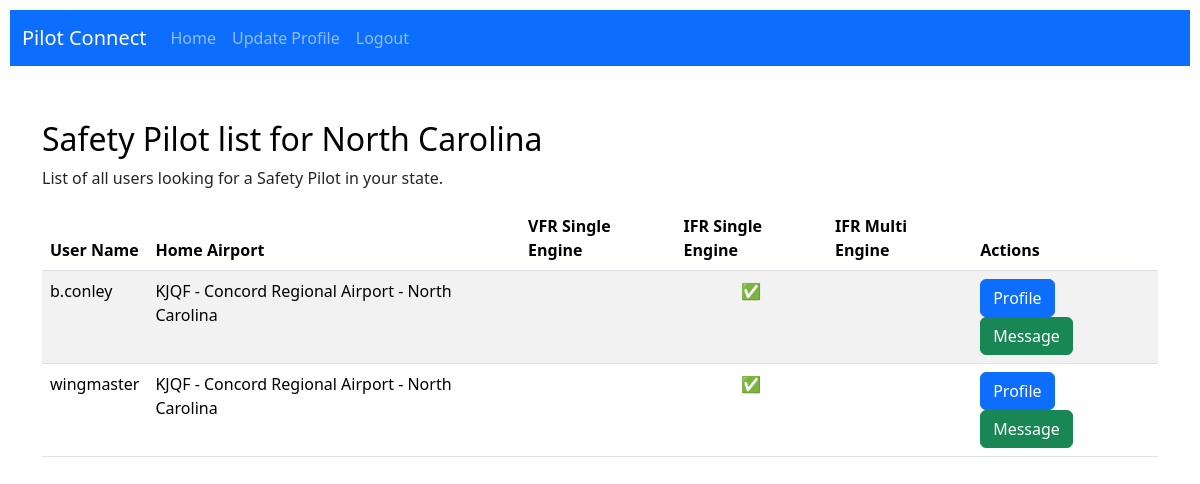
/safety_pilot_list_by_state/ (signed in), run on the app's committed database.
### connections/models.py (models this page shows, shortened)
class PilotProfile(models.Model):
    user = models.OneToOneField(User, on_delete=models.CASCADE)
    home_airport = models.ForeignKey(AirportData, on_delete=models.SET_NULL, null=True, blank=True)
    flight_hours = models.PositiveIntegerField(default=0)
    last_activity_date = models.DateTimeField(null=True, blank=True)
    private_pilot = models.BooleanField(default=False)
    instrument_rating = models.BooleanField(default=False)
    commercial_pilot_single_engine = models.BooleanField(default=False)
    flight_instructor_cfi = models.BooleanField(default=False)
    flight_instructor_cfii = models.BooleanField(default=False)
    commercial_pilot_multi_engine = models.BooleanField(default=False)
    flight_instructor_multi_engine_mei = models.BooleanField(default=False)
    safety_pilot_need_vfr_single_engine = models.BooleanField(default=False)
    safety_pilot_need_ifr_single_engine = models.BooleanField(default=False)
    safety_pilot_need_ifr_multi_engine = models.BooleanField(default=False)
    safety_pilot_offer_vfr_single_engine = models.BooleanField(default=False)
    safety_pilot_offer_ifr_single_engine = models.BooleanField(default=False)
    safety_pilot_offer_ifr_multi_engine = models.BooleanField(default=False)
    instructor_need_cfi = models.BooleanField(default=False)
    instructor_need_instrument_cfii = models.BooleanField(default=False)
    instructor_need_commercial_single_engine = models.BooleanField(default=False)
    instructor_need_commercial_multi_engine_mei = models.BooleanField(default=False)
    instructor_offer_cfi = models.BooleanField(default=False)
    instructor_offer_instrument_cfii = models.BooleanField(default=False)
    instructor_offer_commercial_single_engine = models.BooleanField(default=False)
    instructor_offer_commercial_multi_engine_mei = models.BooleanField(default=False)
    rent_need_single_engine = models.BooleanField(default=False)
    rent_need_multi_engine = models.BooleanField(default=False)
    rent_offer_single_engine = models.BooleanField(default=False)
    rent_offer_multi_engine = models.BooleanField(default=False)
    comments = models.TextField(null=True, blank=True)

class AirportData(models.Model):
    country_code = models.CharField(max_length=2, default='US')
    iata = models.CharField(max_length=3)
    icao = models.CharField(max_length=4)
    airport = models.CharField(max_length=255)
    latitude = models.FloatField(default=0.0)
    longitude = models.FloatField(default=0.0)
    city = models.CharField(max_length=255)
    state = models.CharField(max_length=255)
    def __str__(self):
        return f"{self.icao} - {self.airport} - {self.state}"

### connections/views.py (the view)
# urls.py: path('safety_pilot_list_by_state/', SafetyPilotListViewByState.as_view(), name='safety_pilot_list_by_state'),
class SafetyPilotListViewByState(ListView):
    model = PilotProfile
    template_name = 'connections/safety_pilot_list_by_state.html'  # Create this template
    def get_queryset(self):
        user_state = self.request.user.pilotprofile.home_airport.state  # Assuming the state is stored in the 'state' field
        return PilotProfile.objects.filter(
            Q(safety_pilot_need_vfr_single_engine=True, user__pilotprofile__home_airport__state=user_state) |
            Q(safety_pilot_need_ifr_single_engine=True, user__pilotprofile__home_airport__state=user_state) |
            Q(safety_pilot_need_ifr_multi_engine=True, user__pilotprofile__home_airport__state=user_state)
        )

### connections/templates/connections/safety_pilot_list_by_state.html (shortened to what this page needs)
{% extends 'connections/base.html' %}
{% block content %}
  <div class="container mt-4">
    <h2 style="color: black;">Safety Pilot list for {{ user.pilotprofile.home_airport.state }}</h2>
    <p>List of all users looking for a Safety Pilot in your state.</p>
    <table class="table table-striped mt-2">
      <thead>
        <tr>
          <th scope="col">User Name</th>
          <th scope="col">Home Airport</th>
          <th scope="col">VFR Single Engine</th>
          <th scope="col">IFR Single Engine</th>
          <th scope="col">IFR Multi Engine</th>
          <th scope="col">Actions</th>
        </tr>
      </thead>
      <tbody>
        {% for pilot_profile in object_list %}
          <tr>
            <td>{{ pilot_profile.user.username }}</td>
            <td>{{ pilot_profile.home_airport }}</td>
            <td class="text-center">{% if pilot_profile.safety_pilot_need_vfr_single_engine %}✅{% endif %}</td>
            <td class="text-center">{% if pilot_profile.safety_pilot_need_ifr_single_engine %}✅{% endif %}</td>
            <td class="text-center">{% if pilot_profile.safety_pilot_need_ifr_multi_engine %}✅{% endif %}</td>
            <td>
              <a href="{% url 'view_pilot_profile' user_id=pilot_profile.user.id %}" class="btn btn-primary">Profile</a>
              <a href="{% url 'send_message' recipient_id=pilot_profile.user.id %}" class="btn btn-success">Message</a>
            </td>
          </tr>
        {% endfor %}
      </tbody>
    </table>
  </div>
{% endblock %}

### connections/templates/connections/base.html (style rules this page uses)
body { margin: 0; padding: 0; display: flex; flex-direction: column; min-height: 100vh; }

### data on the page
PilotProfile: user.username "b.conley", home_airport "KJQF - Concord Regional Airport - North Carolina"
PilotProfile: user.username "wingmaster", home_airport "KJQF - Concord Regional Airport - North Carolina"

### other printed values
{{ user.pilotprofile.home_airport.state }} "North Carolina"
